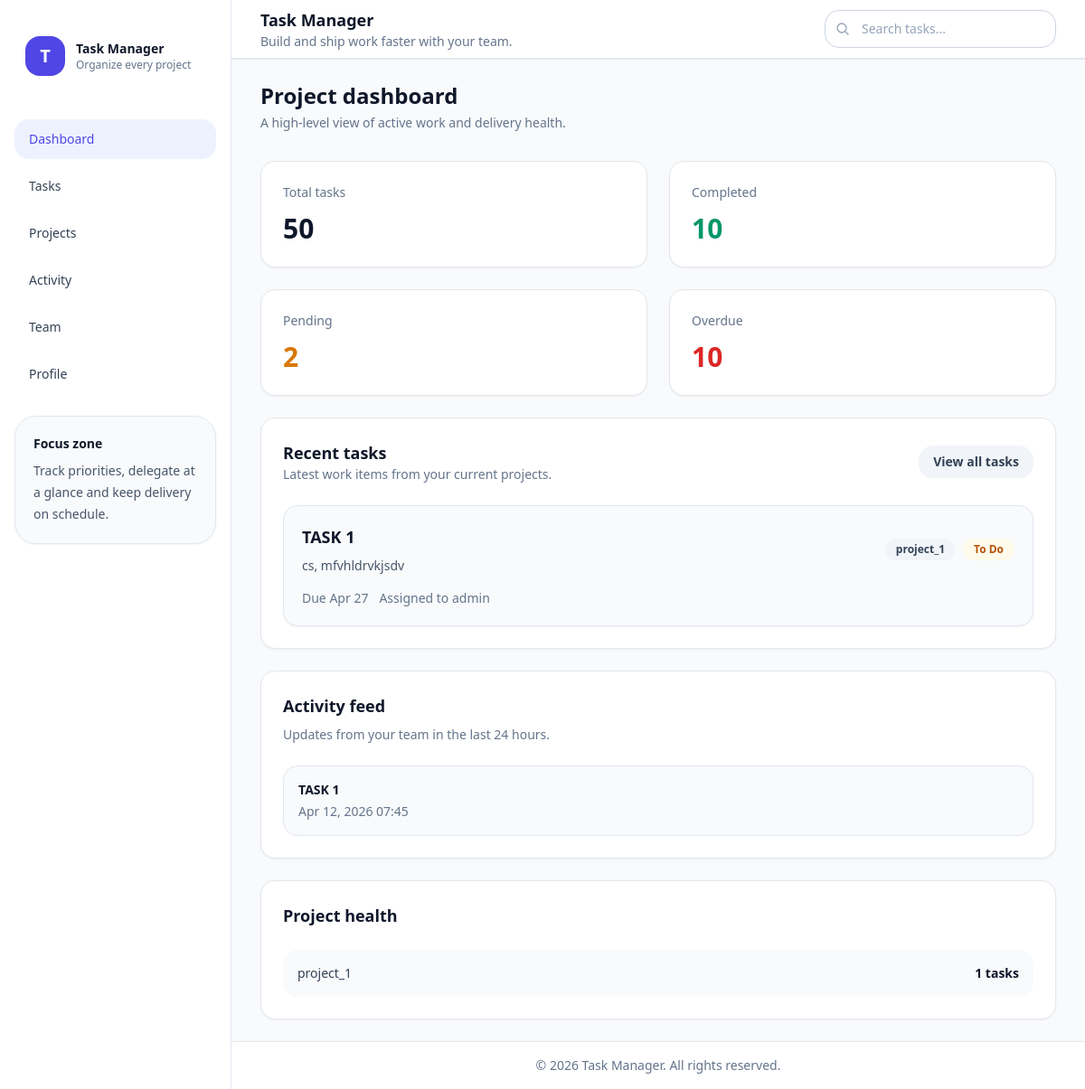
The app's page /, older data.
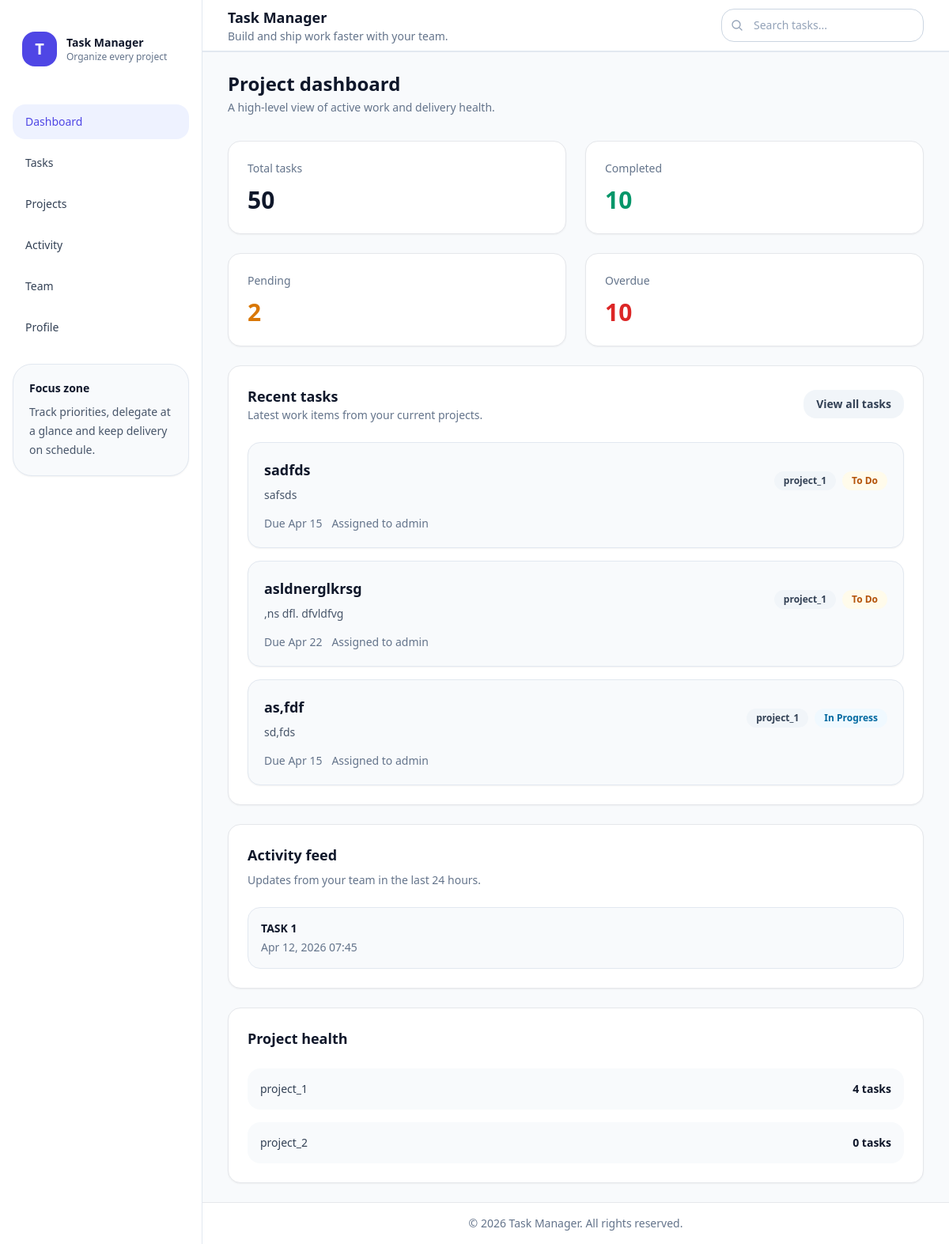
The same page, newer data.
### tasks/models.py (models this page shows, shortened)
class Task(models.Model):
    STATUS_CHOICES = [
        ("todo", "To Do"),
        ("in_progress", "In Progress"),
        ("review", "Review"),
        ("done", "Done"),
    ]
    PRIORITY_CHOICES = [
        ("low", "Low"),
        ("medium", "Medium"),
        ("high", "High"),
        ("urgent", "Urgent"),
    ]
    title = models.CharField(max_length=200)
    description = models.TextField(blank=True)
    project = models.ForeignKey(Project, on_delete=models.CASCADE, related_name="tasks")
    assigned_to = models.ForeignKey(settings.AUTH_USER_MODEL, on_delete=models.SET_NULL, null=True, blank=True, related_name="assigned_tasks")
    created_by = models.ForeignKey(settings.AUTH_USER_MODEL, on_delete=models.SET_NULL, null=True, related_name="created_tasks")
    labels = models.ManyToManyField(Label, blank=True, related_name="tasks")
    status = models.CharField(max_length=20, choices=STATUS_CHOICES, default="todo")
    priority = models.CharField(max_length=20, choices=PRIORITY_CHOICES, default="medium")
    due_date = models.DateField(blank=True, null=True)
    is_completed = models.BooleanField(default=False)
    order = models.PositiveIntegerField(default=0)
    created_at = models.DateTimeField(auto_now_add=True)
    updated_at = models.DateTimeField(auto_now=True)
    def __str__(self):
        return self.title

class Project(models.Model):
    name = models.CharField(max_length=150)
    description = models.TextField(blank=True)
    owner = models.ForeignKey(settings.AUTH_USER_MODEL, on_delete=models.CASCADE, related_name="owned_projects")
    members = models.ManyToManyField(settings.AUTH_USER_MODEL, blank=True, related_name="projects")
    start_date = models.DateField(default=timezone.now)
    due_date = models.DateField(blank=True, null=True)
    is_archived = models.BooleanField(default=False)
    created_at = models.DateTimeField(auto_now_add=True)

class Comment(models.Model):
    task = models.ForeignKey(Task, on_delete=models.CASCADE, related_name="comments")
    user = models.ForeignKey(settings.AUTH_USER_MODEL, on_delete=models.CASCADE)
    body = models.TextField()
    created_at = models.DateTimeField(auto_now_add=True)

### accounts/models.py (models this page shows, shortened)
class User(AbstractUser):
    ROLE_CHOICES = [
        ("admin", "Admin"),
        ("manager", "Manager"),
        ("member", "Member"),
    ]
    role = models.CharField(max_length=20, choices=ROLE_CHOICES, default="member")
    phone = models.CharField(max_length=20, blank=True)
    avatar = models.ImageField(upload_to="avatars/", blank=True, null=True)
    location = models.CharField(max_length=100, blank=True)
    bio = models.TextField(blank=True)

### accounts/views.py (the view)
# urls.py: path('',views.dashboard,name='dashboard'),
def dashboard(request):
    task=Task.objects.all()
    commnets=Comment.objects.all()
    projects=Project.objects.all()
    recent_task = Task.objects.order_by('-id')[:3]
    stats={'total':50,'completed':10,'pending':2,'overdue':10}
    context={'stats':stats,'task':task,'comments':commnets,'projects':projects,'recent_tasks':recent_task}
    return render(request, "dashboard.html",context)

### templates/dashboard.html (shortened to what the changed rows need)
{% extends 'base.html' %}
{% block page_title %}Project dashboard{% endblock %}
{% block content %}
<div class="grid gap-6 xl:grid-cols-[1.5fr_1fr]">
  <section class="space-y-6">
    <div class="rounded-2xl border bg-white p-6 shadow-sm">
      <div class="flex flex-col gap-4 sm:flex-row sm:items-center sm:justify-between">
        <div>
          <h2 class="text-lg font-semibold text-slate-900">Recent tasks</h2>
        </div>
      </div>
      <div class="mt-6 space-y-4">
        {% for task in recent_tasks %}
        <article class="rounded-2xl border border-slate-200 bg-slate-50 p-5 shadow-sm transition hover:border-indigo-200 hover:bg-white">
          <div class="flex flex-col gap-4 sm:flex-row sm:items-center sm:justify-between">
            <div>
              <h3 class="text-lg font-semibold text-slate-900">{{ task.title }}</h3>
              <p class="mt-2 text-sm text-slate-600">{{ task.description|truncatechars:90|default:'No description added.' }}</p>
            </div>
            <div class="flex flex-wrap items-center gap-2">
              <span class="rounded-full bg-slate-100 px-3 py-1 text-xs font-semibold text-slate-700">{{ task.project.name }}</span>
              <span class="rounded-full px-3 py-1 text-xs font-semibold {% if task.status == 'done' %}bg-emerald-50 text-emerald-700{% elif task.status == 'todo' %}bg-amber-50 text-amber-700{% elif task.status == 'in_progress' %}bg-sky-50 text-sky-700{% else %}bg-indigo-50 text-indigo-700{% endif %}">{{ task.get_status_display }}</span>
            </div>
          </div>
          <div class="mt-4 flex flex-wrap items-center gap-3 text-sm text-slate-500">
            <span>Due {{ task.due_date|date:'M j'|default:'—' }}</span>
            <span>Assigned to {{ task.assigned_to.get_full_name|default:task.assigned_to.username|default:'Unassigned' }}</span>
          </div>
        </article>
        {% empty %}
        <div class="rounded-2xl border border-dashed border-slate-300 bg-slate-50 p-8 text-center text-sm text-slate-500">No recent tasks yet.</div>
        {% endfor %}
      </div>
    </div>
  </section>
  <aside class="space-y-6">
    <div class="rounded-2xl border bg-white p-6 shadow-sm">
      <h2 class="text-lg font-semibold text-slate-900">Activity feed</h2>
      <div class="mt-6 space-y-4">
        {% for item in comments %}
        <div class="rounded-2xl border border-slate-200 bg-slate-50 p-4 hover:border-indigo-200 hover:bg-white transition">
          <p class="text-sm font-semibold text-slate-900">{{ item.task }}</p>
          <p class="mt-1 text-sm text-slate-500">{{ item.created_at|date:'M j, Y H:i' }}</p>
        </div>
        {% empty %}
        <p class="text-sm text-slate-500">No activity available.</p>
        {% endfor %}
      </div>
    </div>
    <div class="rounded-2xl border bg-white p-6 shadow-sm">
      <h2 class="text-lg font-semibold text-slate-900">Project health</h2>
      <div class="mt-6 grid gap-4">
        {% for project in projects %}
        <div class="rounded-2xl bg-slate-50 p-4">
          <div class="flex items-center justify-between gap-3 text-sm text-slate-700">
            <span>{{ project.name }}</span>
            <span class="font-semibold text-slate-900">{{ project.tasks.count }} tasks</span>
          </div>
        </div>
        {% empty %}
        <p class="text-sm text-slate-500">No project health data found.</p>
        {% endfor %}
      </div>
    </div>
  </aside>
</div>
{% endblock %}

Row changes from the older to the newer data that the page shows:
no longer on this page (row unchanged): Task: title "TASK 1", description "cs, mfvhldrvkjsdv", project.name "project_1", status "To Do", due_date "Apr 27", assigned_to.get_full_name "admin"
added Task: title "sadfds", description "safsds", project.name "project_1", status "To Do", due_date "Apr 15", assigned_to.get_full_name "admin"
added Task: title "asldnerglkrsg", description ",ns dfl. dfvldfvg", project.name "project_1", status "To Do", due_date "Apr 22", assigned_to.get_full_name "admin"
added Task: title "as,fdf", description "sd,fds", project.name "project_1", status "In Progress", due_date "Apr 15", assigned_to.get_full_name "admin"
computed for Project "project_1": tasks.count "1" → "4"
added Project: name "project_2", tasks.count "0"
